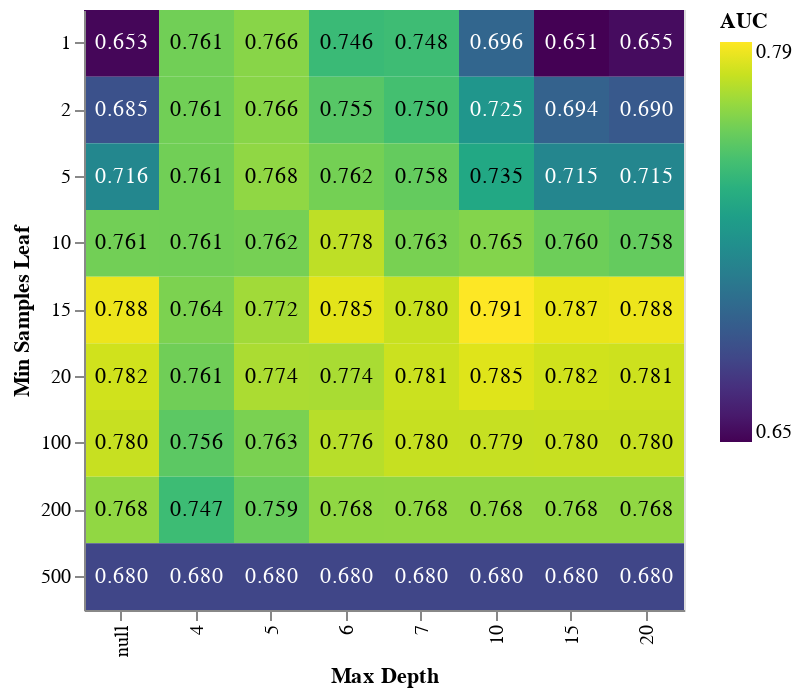

The code cell stored with this chart in its notebook:
### Code cell
heatmap = (
    alt.Chart(df_scores)
    .mark_rect()
    .encode(
        alt.X("max_depth:O", title="Max Depth"),
        alt.Y("min_samples_leaf:O", title="Min Samples Leaf"),
        alt.Color("auc:Q", title="AUC", scale=alt.Scale(scheme="viridis")),
    )
    .properties(width=300, height=300)
)

text = heatmap.mark_text().encode(
    text=alt.Text("auc:Q", format=".3f"),
    color=alt.condition(
        alt.datum.auc > 0.73,
        alt.value("black"),
        alt.value("white"),
    ),
)

chart = heatmap + text
chart

### Figure 1 — Vega-Lite specification as saved in the notebook (floating-point values rounded to 4 significant figures)
{"config": {"view": {"continuousWidth": 300, "continuousHeight": 300}}, "layer": [{"mark": {"type": "rect"}, "encoding": {"color": {"field": "auc", "scale": {"scheme": "viridis"}, "title": "AUC", "type": "quantitative"}, "x": {"field": "max_depth", "title": "Max Depth", "type": "ordinal"}, "y": {"field": "min_samples_leaf", "title": "Min Samples Leaf", "type": "ordinal"}}}, {"mark": {"type": "text"}, "encoding": {"color": {"condition": {"test": "(datum.auc > 0.73)", "value": "black"}, "value": "white"}, "text": {"field": "auc", "format": ".3f", "type": "quantitative"}, "x": {"field": "max_depth", "title": "Max Depth", "type": "ordinal"}, "y": {"field": "min_samples_leaf", "title": "Min Samples Leaf", "type": "ordinal"}}}], "data": {"name": "data-86dd652e5137cb0987379edc8b1aca2b"}, "height": 300, "width": 300, "$schema": "https://vega.github.io/schema/vega-lite/v5.20.1.json", "datasets": {"data-86dd652e5137cb0987379edc8b1aca2b": [{"max_depth": 4, "min_samples_leaf": 1, "auc": 0.7613}, {"max_depth": 4, "min_samples_leaf": 2, "auc": 0.7613}, {"max_depth": 4, "min_samples_leaf": 5, "auc": 0.7613}, {"max_depth": 4, "min_samples_leaf": 10, "auc": 0.7613}, {"max_depth": 4, "min_samples_leaf": 15, "auc": 0.7637}, {"max_depth": 4, "min_samples_leaf": 20, "auc": 0.7609}, {"max_depth": 4, "min_samples_leaf": 100, "auc": 0.7559}, {"max_depth": 4, "min_samples_leaf": 200, "auc": 0.7473}, {"max_depth": 4, "min_samples_leaf": 500, "auc": 0.6798}, {"max_depth": 5, "min_samples_leaf": 1, "auc": 0.7665}, {"max_depth": 5, "min_samples_leaf": 2, "auc": 0.7665}, {"max_depth": 5, "min_samples_leaf": 5, "auc": 0.7682}, {"max_depth": 5, "min_samples_leaf": 10, "auc": 0.7623}, {"max_depth": 5, "min_samples_leaf": 15, "auc": 0.7718}, {"max_depth": 5, "min_samples_leaf": 20, "auc": 0.774}, {"max_depth": 5, "min_samples_leaf": 100, "auc": 0.7634}, {"max_depth": 5, "min_samples_leaf": 200, "auc": 0.7591}, {"max_depth": 5, "min_samples_leaf": 500, "auc": 0.6798}, {"max_depth": 6, "min_samples_leaf": 1, "auc": 0.7462}, {"max_depth": 6, "min_samples_leaf": 2, "auc": 0.7547}, {"max_depth": 6, "min_samples_leaf": 5, "auc": 0.762}, {"max_depth": 6, "min_samples_leaf": 10, "auc": 0.7778}, {"max_depth": 6, "min_samples_leaf": 15, "auc": 0.7855}, {"max_depth": 6, "min_samples_leaf": 20, "auc": 0.7736}, {"max_depth": 6, "min_samples_leaf": 100, "auc": 0.7764}, {"max_depth": 6, "min_samples_leaf": 200, "auc": 0.7683}, {"max_depth": 6, "min_samples_leaf": 500, "auc": 0.6798}, {"max_depth": 7, "min_samples_leaf": 1, "auc": 0.7477}, {"max_depth": 7, "min_samples_leaf": 2, "auc": 0.7496}, {"max_depth": 7, "min_samples_leaf": 5, "auc": 0.7581}, {"max_depth": 7, "min_samples_leaf": 10, "auc": 0.763}, {"max_depth": 7, "min_samples_leaf": 15, "auc": 0.78}, {"max_depth": 7, "min_samples_leaf": 20, "auc": 0.7806}, {"max_depth": 7, "min_samples_leaf": 100, "auc": 0.7796}, {"max_depth": 7, "min_samples_leaf": 200, "auc": 0.7685}, {"max_depth": 7, "min_samples_leaf": 500, "auc": 0.6798}, {"max_depth": 10, "min_samples_leaf": 1, "auc": 0.6961}, {"max_depth": 10, "min_samples_leaf": 2, "auc": 0.7245}, {"max_depth": 10, "min_samples_leaf": 5, "auc": 0.7352}, {"max_depth": 10, "min_samples_leaf": 10, "auc": 0.7653}, {"max_depth": 10, "min_samples_leaf": 15, "auc": 0.7915}, {"max_depth": 10, "min_samples_leaf": 20, "auc": 0.7848}, {"max_depth": 10, "min_samples_leaf": 100, "auc": 0.7795}, {"max_depth": 10, "min_samples_leaf": 200, "auc": 0.7685}, {"max_depth": 10, "min_samples_leaf": 500, "auc": 0.6798}, {"max_depth": 15, "min_samples_leaf": 1, "auc": 0.6507}, {"max_depth": 15, "min_samples_leaf": 2, "auc": 0.6941}, {"max_depth": 15, "min_samples_leaf": 5, "auc": 0.7153}, {"max_depth": 15, "min_samples_leaf": 10, "auc": 0.7603}, {"max_depth": 15, "min_samples_leaf": 15, "auc": 0.7869}, {"max_depth": 15, "min_samples_leaf": 20, "auc": 0.7817}, {"max_depth": 15, "min_samples_leaf": 100, "auc": 0.7797}, {"max_depth": 15, "min_samples_leaf": 200, "auc": 0.7685}, {"max_depth": 15, "min_samples_leaf": 500, "auc": 0.6798}, {"max_depth": 20, "min_samples_leaf": 1, "auc": 0.6545}, {"max_depth": 20, "min_samples_leaf": 2, "auc": 0.6898}, {"max_depth": 20, "min_samples_leaf": 5, "auc": 0.7149}, {"max_depth": 20, "min_samples_leaf": 10, "auc": 0.7581}, {"max_depth": 20, "min_samples_leaf": 15, "auc": 0.7878}, {"max_depth": 20, "min_samples_leaf": 20, "auc": 0.781}, {"max_depth": 20, "min_samples_leaf": 100, "auc": 0.7797}, {"max_depth": 20, "min_samples_leaf": 200, "auc": 0.7685}, {"max_depth": 20, "min_samples_leaf": 500, "auc": 0.6798}, {"max_depth": null, "min_samples_leaf": 1, "auc": 0.6526}, {"max_depth": null, "min_samples_leaf": 2, "auc": 0.6855}, {"max_depth": null, "min_samples_leaf": 5, "auc": 0.716}, {"max_depth": null, "min_samples_leaf": 10, "auc": 0.7614}, {"max_depth": null, "min_samples_leaf": 15, "auc": 0.7877}, {"max_depth": null, "min_samples_leaf": 20, "auc": 0.7817}, {"max_depth": null, "min_samples_leaf": 100, "auc": 0.7797}, {"max_depth": null, "min_samples_leaf": 200, "auc": 0.7685}, {"max_depth": null, "min_samples_leaf": 500, "auc": 0.6798}]}}
